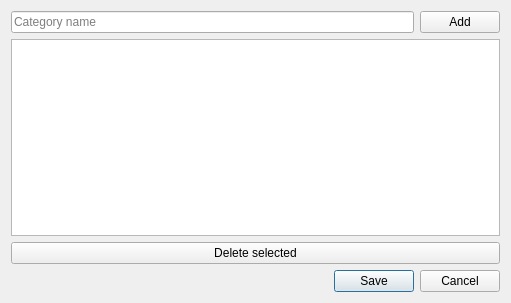
<?xml version="1.0" encoding="UTF-8"?>
<ui version="4.0">
 <class>manageRemCatsDialog</class>
 <widget class="QDialog" name="manageRemCatsDialog">
  <property name="geometry">
   <rect>
    <x>0</x>
    <y>0</y>
    <width>511</width>
    <height>303</height>
   </rect>
  </property>
  <property name="windowTitle">
   <string>Select Categories</string>
  </property>
  <layout class="QGridLayout" name="gridLayout">
   <item row="0" column="0">
    <layout class="QVBoxLayout" name="verticalLayout">
     <item>
      <layout class="QHBoxLayout" name="horizontalLayout">
       <item>
        <widget class="QLineEdit" name="manageRemCatsLineEdit">
         <property name="sizePolicy">
          <sizepolicy hsizetype="MinimumExpanding" vsizetype="Fixed">
           <horstretch>0</horstretch>
           <verstretch>0</verstretch>
          </sizepolicy>
         </property>
         <property name="placeholderText">
          <string>Category name</string>
         </property>
        </widget>
       </item>
       <item>
        <widget class="QPushButton" name="manageRemCatsPushButton">
         <property name="text">
          <string>Add</string>
         </property>
        </widget>
       </item>
      </layout>
     </item>
     <item>
      <widget class="QListWidget" name="manageRemCatsListWidget">
       <property name="horizontalScrollBarPolicy">
        <enum>Qt::ScrollBarAlwaysOff</enum>
       </property>
       <property name="selectionMode">
        <enum>QAbstractItemView::MultiSelection</enum>
       </property>
      </widget>
     </item>
     <item>
      <widget class="QPushButton" name="manageRemCatsDelPushButton">
       <property name="text">
        <string>Delete selected</string>
       </property>
      </widget>
     </item>
     <item>
      <widget class="QDialogButtonBox" name="manageRemCatsButtonBox">
       <property name="standardButtons">
        <set>QDialogButtonBox::Cancel|QDialogButtonBox::Save</set>
       </property>
      </widget>
     </item>
    </layout>
   </item>
  </layout>
 </widget>
 <resources/>
 <connections/>
</ui>
